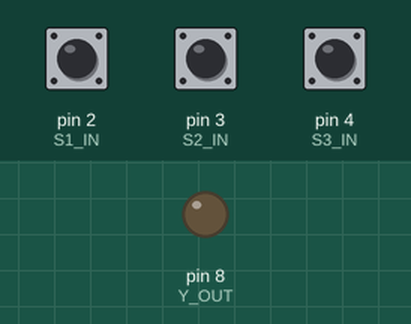
Recording of a sketch running on a simulated Arduino Uno, built with avr-gcc and run on an emulated ATmega328P. Parts: output pins drawn as LEDs (lit = HIGH). The inputs (shaded band) are chosen by the test bench; at power-on: pin 2 (S1_IN) HIGH, pin 3 (S2_IN) HIGH, pin 4 (S3_IN) HIGH.

Above: at 1.2 s.
1.3 s: pin 2 (S1_IN) pulled LOW for 0.15 s
At 1.37 s:
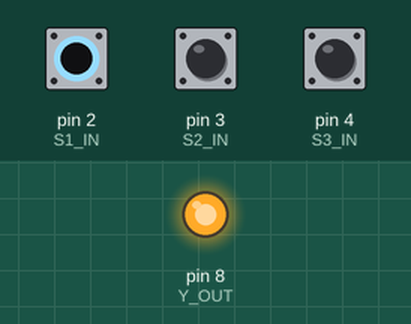
2.9 s: pin 2 (S1_IN) pulled LOW for 3.2 s
At 6.6 s:
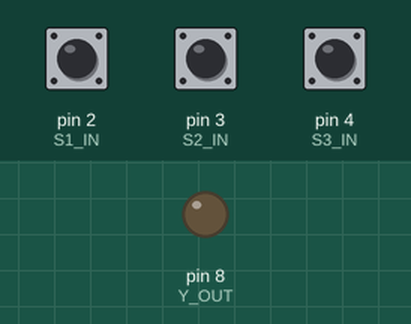
7.6 s: pin 3 (S2_IN) pulled LOW for 3.2 s
At 8.9 s:
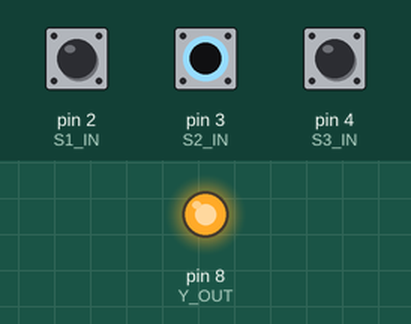
Timing chart, 0 to 12.3 s (numbered marks = the images above; inputs shaded):
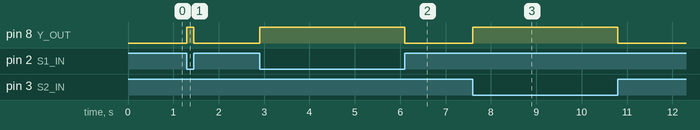

The sketch:

Wahlfreie_Schaltstellen.ino
```cpp
// Wahlfreie Schaltstelle
const int S1_IN = 2;
const int S2_IN = 3;
const int S3_IN = 4;
const int Y_OUT = 8;

void setup()
{
  //Eingänge
  pinMode(S1_IN, INPUT_PULLUP);
  pinMode(S2_IN, INPUT_PULLUP);
  pinMode(S3_IN, INPUT_PULLUP);
  //Ausgang, Servomotor Pin 8
  pinMode(Y_OUT, OUTPUT);
}

void loop()
{
  bool s1, s2, s3, y;

    s1 = digitalRead(S1_IN) == LOW; 	//Eingänge einlesen
    s2 = digitalRead(S2_IN) == LOW;
    s3 = digitalRead(S3_IN) == LOW;		//Signale verknüpfen

    y = (s1 && !s2 && !s3) || (!s1 && s2 && !s3) || (!s1 && !s2 && s3) || (s1 && s2 && s3);
    // Zwischen den einzelnen Positionen gibt es eine Pause
    // Position 1 ansteuern mit dem Winkel 0°
    digitalWrite(Y_OUT, y ? HIGH : LOW);
}
```

Measured:
- after the input at 1.3 s, pin 8 (Y_OUT): LOW → HIGH at once, → LOW 0.15 s later
- after the input at 2.9 s, pin 8 (Y_OUT): LOW → HIGH at once, → LOW 3.2 s later
- after the input at 7.6 s, pin 8 (Y_OUT): LOW → HIGH at once, → LOW 3.2 s later
